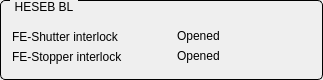
       <widget class="QGroupBox" name="titleGroupBox_24">
        <property name="geometry">
         <rect>
          <x>1040</x>
          <y>648</y>
          <width>323</width>
          <height>80</height>
         </rect>
        </property>
        <property name="styleSheet">
         <string notr="true">QGroupBox {
    border: 1px solid black;
    border-radius: 5px;
    margin-top: 0.5em;
}

QGroupBox::title {
    subcontrol-origin: margin;
    left: 10px;
    padding: 0 3px 0 3px;
}</string>
        </property>
        <property name="title">
         <string>HESEB BL</string>
        </property>
        <widget class="QLabel" name="label_173">
         <property name="geometry">
          <rect>
           <x>12</x>
           <y>27</y>
           <width>140</width>
           <height>20</height>
          </rect>
         </property>
         <property name="text">
          <string>FE-Shutter interlock</string>
         </property>
        </widget>
        <widget class="QLabel" name="label_174">
         <property name="geometry">
          <rect>
           <x>12</x>
           <y>47</y>
           <width>140</width>
           <height>20</height>
          </rect>
         </property>
         <property name="text">
          <string>FE-Stopper interlock</string>
         </property>
        </widget>
        <widget class="QESimpleShape" name="qesimpleshape_276">
         <property name="geometry">
          <rect>
           <x>153</x>
           <y>26</y>
           <width>16</width>
           <height>20</height>
          </rect>
         </property>
         <property name="ledType">
          <enum>QSimpleShape::Status</enum>
         </property>
         <property name="colour0" stdset="0">
          <color>
           <red>118</red>
           <green>118</green>
           <blue>118</blue>
          </color>
         </property>
         <property name="colour1" stdset="0">
          <color>
           <red>5</red>
           <green>240</green>
           <blue>5</blue>
          </color>
         </property>
         <property name="colour2" stdset="0">
          <color>
           <red>60</red>
           <green>255</green>
           <blue>20</blue>
          </color>
         </property>
         <property name="variable" stdset="0">
          <string>I11FE-PSS-PSH:isInterlock</string>
         </property>
         <property name="variableSubstitutions" stdset="0">
          <string/>
         </property>
        </widget>
        <widget class="QESimpleShape" name="qesimpleshape_277">
         <property name="geometry">
          <rect>
           <x>153</x>
           <y>46</y>
           <width>16</width>
           <height>20</height>
          </rect>
         </property>
         <property name="ledType">
          <enum>QSimpleShape::Status</enum>
         </property>
         <property name="colour0" stdset="0">
          <color>
           <red>118</red>
           <green>118</green>
           <blue>118</blue>
          </color>
         </property>
         <property name="colour1" stdset="0">
          <color>
           <red>5</red>
           <green>240</green>
           <blue>5</blue>
          </color>
         </property>
         <property name="colour2" stdset="0">
          <color>
           <red>60</red>
           <green>255</green>
           <blue>20</blue>
          </color>
         </property>
         <property name="variable" stdset="0">
          <string>I11FE-PSS-PST:isInterlock</string>
         </property>
         <property name="variableSubstitutions" stdset="0">
          <string/>
         </property>
        </widget>
        <widget class="QESimpleShape" name="qesimpleshape_279">
         <property name="geometry">
          <rect>
           <x>236</x>
           <y>46</y>
           <width>16</width>
           <height>20</height>
          </rect>
         </property>
         <property name="ledType">
          <enum>QSimpleShape::Status</enum>
         </property>
         <property name="colour0" stdset="0">
          <color>
           <red>5</red>
           <green>240</green>
           <blue>5</blue>
          </color>
         </property>
         <property name="colour1" stdset="0">
          <color>
           <red>118</red>
           <green>118</green>
           <blue>118</blue>
          </color>
         </property>
         <property name="colour2" stdset="0">
          <color>
           <red>60</red>
           <green>255</green>
           <blue>20</blue>
          </color>
         </property>
         <property name="variable" stdset="0">
          <string>I11FE-PSS-PST:isOpened</string>
         </property>
         <property name="variableSubstitutions" stdset="0">
          <string/>
         </property>
        </widget>
        <widget class="QESimpleShape" name="qesimpleshape_280">
         <property name="geometry">
          <rect>
           <x>236</x>
           <y>26</y>
           <width>16</width>
           <height>20</height>
          </rect>
         </property>
         <property name="ledType">
          <enum>QSimpleShape::Status</enum>
         </property>
         <property name="colour0" stdset="0">
          <color>
           <red>5</red>
           <green>240</green>
           <blue>5</blue>
          </color>
         </property>
         <property name="colour1" stdset="0">
          <color>
           <red>118</red>
           <green>118</green>
           <blue>118</blue>
          </color>
         </property>
         <property name="colour2" stdset="0">
          <color>
           <red>60</red>
           <green>255</green>
           <blue>20</blue>
          </color>
         </property>
         <property name="variable" stdset="0">
          <string>I11FE-PSS-PSH:isOpened</string>
         </property>
         <property name="variableSubstitutions" stdset="0">
          <string/>
         </property>
        </widget>
        <widget class="QLabel" name="label_177">
         <property name="geometry">
          <rect>
           <x>177</x>
           <y>26</y>
           <width>53</width>
           <height>20</height>
          </rect>
         </property>
         <property name="text">
          <string>Opened</string>
         </property>
        </widget>
        <widget class="QLabel" name="label_178">
         <property name="geometry">
          <rect>
           <x>177</x>
           <y>46</y>
           <width>53</width>
           <height>20</height>
          </rect>
         </property>
         <property name="text">
          <string>Opened</string>
         </property>
        </widget>
       </widget>
